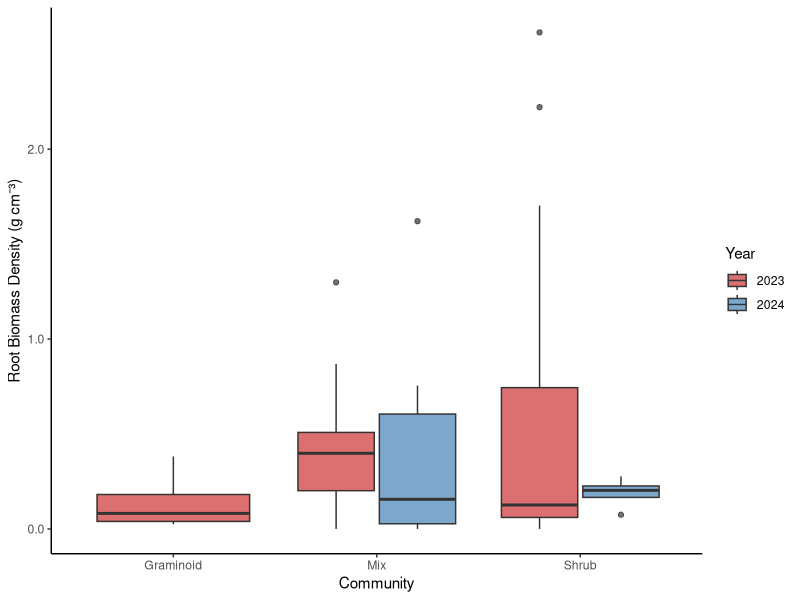
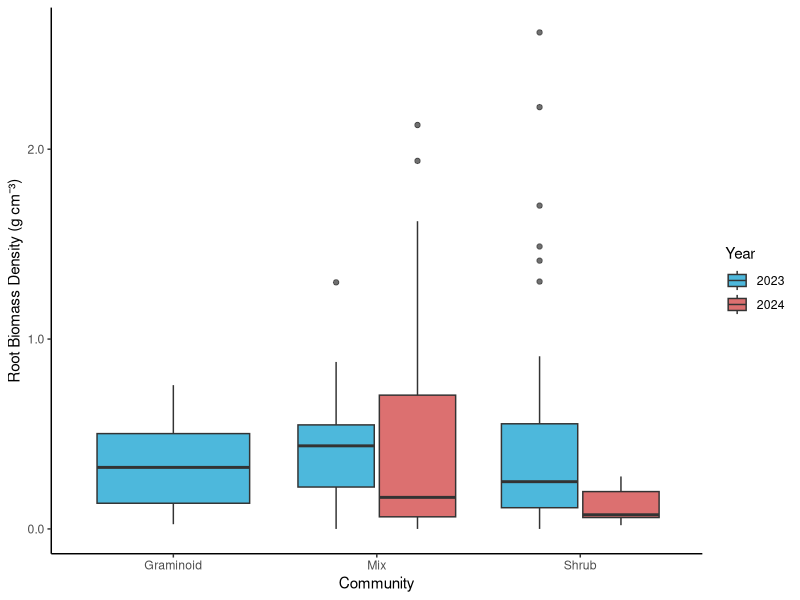
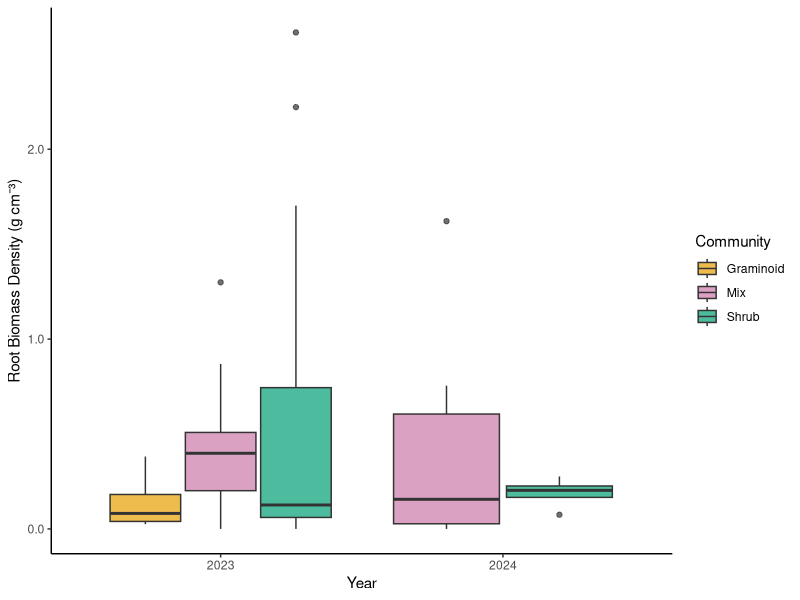

The R script that drew these images, in order:
# RQ1
# community comparison between years
# 09/12/2025

# LOAD LIBRARIES----
library(tidyverse)
library(dplyr)
library(ggplot2)
library(readxl)
library(lme4)

setwd("C:/Users/ellie/OneDrive/Documents/dissertation_2026_bestington")

# LOAD DATA----
QHI_combined_data <- read_excel("datasets/QHI_roots_data/QHI_combined_data.xlsx")


# CLEAN DATA----
QHI_combined_data <- QHI_combined_data %>%
  mutate(rootmass_bulkdensity = as.numeric(rootmass_bulkdensity)) %>%
  filter(!is.na(rootmass_bulkdensity)) %>%
  # remove row 32
  filter(row_number() != 32)
  
# removed outlier row 32 which had rootmass_bulkdensity of 5.98 g/cm3, likely a data entry error 
# see notebook for further laboratory explanation 

# FILTER FOR JUST P3----
QHI_combined_data_P3 <- QHI_combined_data %>%
  filter(core_ID == "P3")

# FIGURE P3s only-----
(community_biomass_year <- QHI_combined_data_P3 %>%
  filter(year %in% c(2023, 2024)) %>%
  ggplot(aes(x = community, y = rootmass_bulkdensity, fill = as.factor(year))) +
  geom_boxplot(position = position_dodge(width = 0.8), alpha = 0.7) +
  labs(
    x = "Community",
    y = "Root Biomass Density (g cm⁻³)",
    fill = "Year") +
  scale_fill_manual(values = c("2023" = "brown3", "2024" = "steelblue")) +
  scale_y_continuous(labels = scales::label_number(accuracy = 0.1)) +
  theme_classic()
)


# FIGURE ORIGINAL----
(community_biomass_year_all <- QHI_combined_data %>%
   filter(year %in% c(2023, 2024)) %>%
   ggplot(aes(x = community, y = rootmass_bulkdensity, fill = as.factor(year))) +
   geom_boxplot(position = position_dodge(width = 0.8), alpha = 0.7) +
   labs(
     x = "Community",
     y = "Root Biomass Density (g cm⁻³)",
     fill = "Year") +
   scale_fill_manual(values = c("2023" = "deepskyblue3", "2024" = "brown3")) +
   scale_y_continuous(labels = scales::label_number(accuracy = 0.1)) +
   theme_classic()
)

# FIGURE 2 IDEA----
(year_biomass_community<-QHI_combined_data_P3 %>%
    filter(year %in% c(2023, 2024)) %>%
    ggplot(aes(x = as.factor(year), y = rootmass_bulkdensity, fill = community)) +
    geom_boxplot(position = position_dodge(width = 0.8), alpha = 0.7) +
    labs(
      x = "Year",
      y = "Root Biomass Density (g cm⁻³)",
      fill = "Community") +
    scale_fill_manual(values = c("Graminoid" = "#E69F00", "Shrub" = "#009E73", "Mix"="#CC79A7"))+
    scale_y_continuous(labels = scales::label_number(accuracy = 0.1)) +
    theme_classic() 
)
